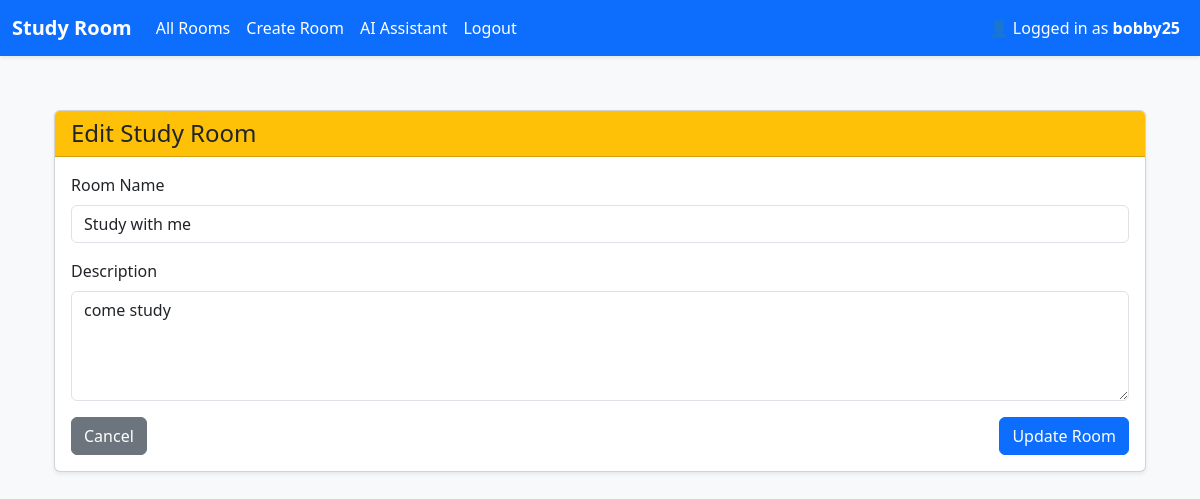
/studyroom/rooms/4/edit (signed in), run on the app's committed database.
### app/models.py (models this page shows)
class User(db.Model, UserMixin):
    id = db.Column(db.Integer, primary_key=True) # primary_key is the identifier for the table. every id column will automatically become unqiue for every user
    username = db.Column(db.String(25), nullable=False, unique=True) # all field must have value and must be unique. can have 25 char max
    email = db.Column(db.String(120), nullable=False, unique=True)
    password_hash = db.Column(db.String(128), nullable=False)
    bio = db.Column(db.Text, nullable=True)
    image_file = db.Column(db.String(120), default="default.jpg")

class StudyRoom(db.Model):
    id = db.Column(db.Integer, primary_key=True) # each room has a uniuqe id
    name = db.Column(db.String(100), nullable=False) # nullable means column cannot be empty
    description = db.Column(db.Text, nullable=True)
    host_id = db.Column(db.Integer, db.ForeignKey('user.id'), nullable=False) # links to the user who created the room
    created_at = db.Column(db.DateTime, default=datetime.utcnow)
    is_active = db.Column(db.Boolean, default=True)
    host = db.relationship('User', backref=db.backref('study_rooms', lazy=True))
    messages = db.relationship('Message', backref='room', cascade="all, delete", passive_deletes=True)

### app/studyroom/routes.py (the view)
@studyroom_bp.route('/rooms/<int:room_id>/edit', methods=['GET', 'POST'])
@login_required
def edit_room(room_id):
    room = StudyRoom.query.get_or_404(room_id)
    if room.host_id != current_user.id:
        flash("You don't have permission to edit this room", "danger")
        return redirect(url_for('studyroom.room_list'))
    if request.method == 'POST': # if post method is called update name and description of room
        room.name = request.form['name']
        room.description = request.form['description']
        db.session.commit() # commit the changes so they are saved to the database
        flash("Room updated sucessfully", "success")
        return redirect(url_for('studyroom.room_detail', room_id=room.id))
    return render_template('rooms/edit.html', room=room)

### app/__init__.py (called while the page is built)
def create_app():
    app = Flask(__name__)
    app.config.from_object(Config) # set config file
    db.init_app(app)
    login_manager.init_app(app)
    socketio.init_app(app)
    mail.init_app(app)
    from flask_migrate import Migrate
    migrate = Migrate(app, db)
    from app.models import User, StudyRoom
    @login_manager.user_loader
    def load_user(user_id):
        return User.query.get(int(user_id))
    from dotenv import load_dotenv
    load_dotenv()
    from app.auth import auth_bp
    app.register_blueprint(auth_bp, url_prefix='/auth')
    from app.studyroom import studyroom_bp
    app.register_blueprint(studyroom_bp, url_prefix='/studyroom')
    try:
        from app.main import main_bp # Register main Blueprint
        app.register_blueprint(main_bp)
    except ImportError:
        pass
    from app import sockets
    return app

### app/templates/rooms/edit.html (shortened to what this page needs)
{% extends 'base.html' %}
{% block content %}
<div class="container py-4">
    <div class="card shadow-sm">
        <div class="card-header bg-warning text-dark">
            <h4 class="mb-0">Edit Study Room</h4>
        </div>
        <div class="card-body">
            <form method="POST">
                <div class="mb-3">
                    <label for="name" class="form-label">Room Name</label>
                    <input type="text" name="name" id="name" value="{{ room.name }}" class="form-control" required>
                </div>
                <div class="mb-3">
                    <label for="description" class="form-label">Description</label>
                    <textarea name="description" id="description" class="form-control" rows="4" required>{{ room.description }}</textarea>
                </div>
                <div class="d-flex justify-content-between">
                    <a href="{{ url_for('studyroom.room_detail', room_id=room.id) }}" class="btn btn-secondary">Cancel</a>
                    <button type="submit" class="btn btn-primary">Update Room</button>
                </div>
            </form>
        </div>
    </div>
</div>
{% endblock %}

### app/templates/base.html (shortened to what this page needs)
<!DOCTYPE html>
<html lang="en">
<head>
    <link href="https://cdn.jsdelivr.net/npm/bootstrap@5.3.0/dist/css/bootstrap.min.css" rel="stylesheet">
</head>
<body>
<nav class="navbar navbar-expand-lg shadow-sm">
  <div class="container-fluid">
    <a class="navbar-brand fw-bold" href="{{ url_for('main.home') }}">Study Room</a>
    <div class="collapse navbar-collapse" id="navbarNav">
      <ul class="navbar-nav me-auto">
        {% if current_user.is_authenticated %}
          <li class="nav-item">
            <a class="nav-link" href="{{ url_for('studyroom.room_list') }}">All Rooms</a>
          </li>
          <li class="nav-item">
            <a class="nav-link" href="{{ url_for('studyroom.create_room') }}">Create Room</a>
          </li>
          <li class="nav-item">
            <a class="nav-link" href="{{ url_for('studyroom.ai_assistant') }}">AI Assistant</a>
          </li>
          <li class="nav-item">
            <a class="nav-link" href="{{ url_for('auth.logout') }}">Logout</a>
          </li>
        {% endif %}
      </ul>
      {% if current_user.is_authenticated %}
      <ul class="navbar-nav ms-auto">
        <li class="nav-item">
          <a href="{{ url_for('auth.profile') }}" class="nav-link">
            👤 Logged in as <strong>{{ current_user.username }}</strong>
        </a>
        </li>
      </ul>
      {% endif %}
    </div>
  </div>
</nav>
<div class="container">
    {% block content %}{% endblock %}
</div>
</body>
</html>

### app/templates/base.html (style rules this page uses)
body { background-color: #f8f9fa; }
.navbar { background-color: #0d6efd; }
.navbar-brand, .nav-link, .navbar-text { color: white !important; }
.container { margin-top: 30px; }

### data on the page
User: username "bobby25"
StudyRoom: name "Study with me", description "come study"
